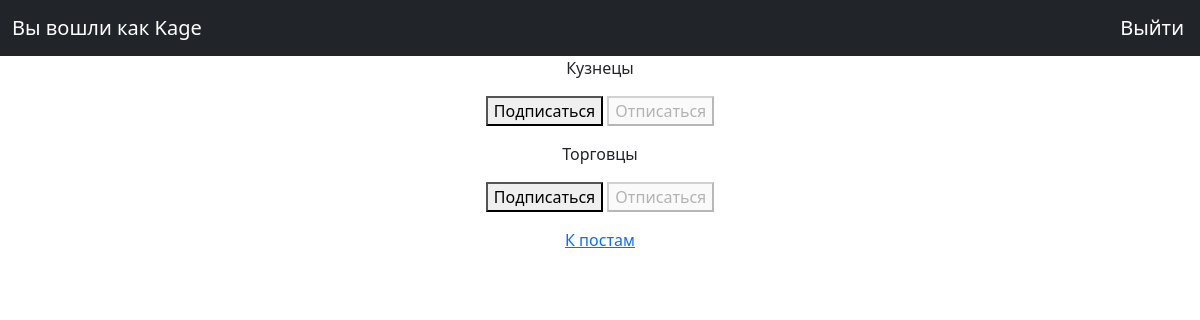
The app's page /posts/subscriptions/ (signed in) with its own data.
### PostBoard_main/models.py (models this page shows, shortened)
class Category(models.Model):
    name = models.CharField(max_length=30, unique=True, help_text=_('Category name'))
    subscriber = models.ManyToManyField(User, through='Subscriptions')

### PostBoard_main/views.py (the view, shortened to what this page needs)
# urls.py: path('subscriptions/', subscriptions, name='subscriptions'),
@login_required
@csrf_protect
def subscriptions(request):
    categories_with_subscriptions = Category.objects.annotate(
        user_subscribed=Exists(
            Subscriptions.objects.filter(
                user=request.user,
                to_category=OuterRef('pk'),
            )
        )
    ).order_by('name')
    return render(
        request,
        'subscriptions.html',
        {'categories': categories_with_subscriptions},
    )

### templates/subscriptions.html (shortened to what this page needs)
{% extends 'flatpages/default.html' %}
{% block content %}
    {% for category in categories %}
        <p>
            {{ category.name }}
            <form method="post">
                {% if category.user_subscribed %}
                    <button disabled>Подписаться</button>
                    <button name="action" value="unsubscribe">Отписаться</button>
                {% else %}
                    <button name="action" value="subscribe">Подписаться</button>
                    <button disabled>Отписаться</button>
                {% endif %}
            </form>
        </p>
    {% endfor %}
    <a href="{% url 'posts' %}"> К постам </a>
{% endblock content %}

### templates/flatpages/default.html (shortened to what this page needs)
<!DOCTYPE html>
{% load static %}
<html lang="en">
<head>
    <link href="{% static 'css/styles.css' %}" rel="stylesheet" />
</head>
<body>
    <nav class="navbar navbar-expand-lg navbar-dark bg-dark static-top">
            {% if request.user.is_authenticated %}
        <div class="container">
            <a class="navbar-brand" href="#">Вы вошли как {{ request.user }}</a>
        </div>
        <div>
            <a class="navbar-brand" href="{% url 'account_logout' %}">Выйти</a>
        </div>
            {% endif %}
    </nav>
    <div class="container">
        <div class="row">
            <div class="col-lg-12 text-center">
                {% block content %}{% endblock content %}
            </div>
        </div>
    </div>
</body>
</html>

### records on screen
Category: name "Кузнецы", shows "Подписаться"
Category: name "Торговцы", shows "Подписаться"

### other values on screen
{{ request.user }} "Kage"
